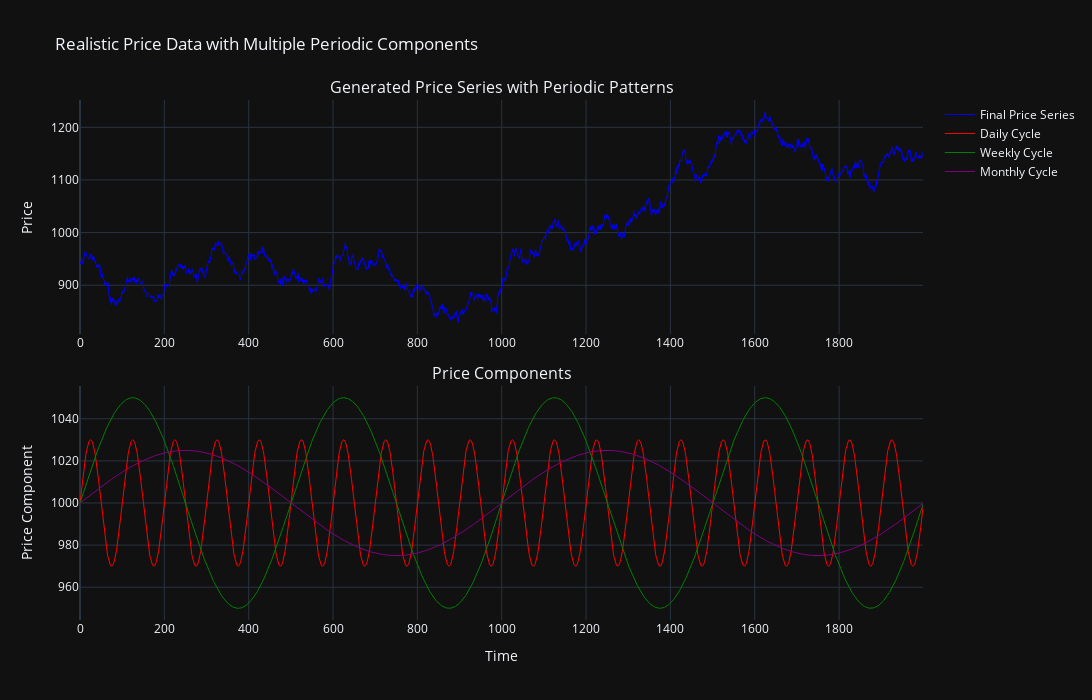

The cell this chart's notebook holds for it:
### Markdown cell above
## 📊 Generate Synthetic Trading Data

Creating realistic price data for testing our trading neural networks.

### Code cell
# Generate more realistic trading data with periodic patterns
n_points = 2000
base_times = np.arange(n_points)

# Create multiple periodic components of different frequencies
trend = 0.05 * base_times  # Slight upward trend
daily_cycle = 30 * np.sin(2 * np.pi * base_times / 100)  # Daily cycle
weekly_cycle = 50 * np.sin(2 * np.pi * base_times / 500)  # Weekly cycle
monthly_cycle = 25 * np.sin(2 * np.pi * base_times / 1000)  # Monthly cycle

# Random walk component (realistic price movement)
random_walk = np.cumsum(np.random.normal(0, 8, n_points))

# Combine all components
base_price = 1000
prices = base_price + trend + daily_cycle + weekly_cycle + monthly_cycle + random_walk

# Add market volatility clusters (realistic feature)
volatility = 1 + 0.5 * np.abs(np.sin(2 * np.pi * base_times / 300))  # Volatility clustering
noise = np.random.normal(0, 3, n_points) * volatility
prices += noise

# Normalize to reasonable trading range (but don't clip - let it be dynamic)
price_range = np.max(prices) - np.min(prices)
target_range = 400  # Target range of $400
scale_factor = target_range / price_range
prices = base_price + (prices - np.mean(prices)) * scale_factor

# Create irregular timestamps
timestamps = []
price_data = []
current_time = 0.0

for i in range(n_points):
    rush_period = (i % 200) < 20  # More frequent rush periods
    time_increment = 0.1 if rush_period else 1.0

    current_time += time_increment
    timestamps.append(current_time)
    price_data.append(prices[i])

timestamps = np.array(timestamps)
price_data = np.array(price_data)

print(f"Generated {len(price_data)} price points")
print(f"Price range: {np.min(price_data):.2f} to {np.max(price_data):.2f}")
print(f"Price mean: {np.mean(price_data):.2f}, std: {np.std(price_data):.2f}")
print(f"Time range: {timestamps[0]:.1f} to {timestamps[-1]:.1f}")

# Visualize the price components
fig = make_subplots(
    rows=2, cols=1,
    subplot_titles=('Generated Price Series with Periodic Patterns', 'Price Components'),
    vertical_spacing=0.1
)

# Main price series
fig.add_trace(go.Scatter(
    x=base_times, y=price_data,
    mode='lines',
    name='Final Price Series',
    line=dict(color='blue', width=1)
), row=1, col=1)

# Show individual components
fig.add_trace(go.Scatter(
    x=base_times, y=base_price + daily_cycle,
    mode='lines',
    name='Daily Cycle',
    line=dict(color='red', width=1)
), row=2, col=1)

fig.add_trace(go.Scatter(
    x=base_times, y=base_price + weekly_cycle,
    mode='lines',
    name='Weekly Cycle',
    line=dict(color='green', width=1)
), row=2, col=1)

fig.add_trace(go.Scatter(
    x=base_times, y=base_price + monthly_cycle,
    mode='lines',
    name='Monthly Cycle',
    line=dict(color='purple', width=1)
), row=2, col=1)

fig.update_layout(
    title="Realistic Price Data with Multiple Periodic Components",
    height=700,
    width=1200
)

fig.update_yaxes(title_text="Price", row=1, col=1)
fig.update_yaxes(title_text="Price Component", row=2, col=1)
fig.update_xaxes(title_text="Time", row=2, col=1)

fig.show()

### Figure 1 — Plotly figure (JSON) as saved in the notebook; plotly's stock layout.template omitted (floating-point values rounded to 4 significant figures; data arrays with more than 128 entries replaced by an {"elided": "..."} marker saying what was removed)
{"data": [{"line": {"color": "blue", "width": 1}, "mode": "lines", "name": "Final Price Series", "x": {"elided": "2000 int values"}, "y": {"elided": "2000 float values"}, "type": "scatter", "xaxis": "x", "yaxis": "y"}, {"line": {"color": "red", "width": 1}, "mode": "lines", "name": "Daily Cycle", "x": {"elided": "2000 int values"}, "y": {"elided": "2000 float values"}, "type": "scatter", "xaxis": "x2", "yaxis": "y2"}, {"line": {"color": "green", "width": 1}, "mode": "lines", "name": "Weekly Cycle", "x": {"elided": "2000 int values"}, "y": {"elided": "2000 float values"}, "type": "scatter", "xaxis": "x2", "yaxis": "y2"}, {"line": {"color": "purple", "width": 1}, "mode": "lines", "name": "Monthly Cycle", "x": {"elided": "2000 int values"}, "y": {"elided": "2000 float values"}, "type": "scatter", "xaxis": "x2", "yaxis": "y2"}], "layout": {"xaxis": {"anchor": "y", "domain": [0.0, 1.0]}, "yaxis": {"anchor": "x", "domain": [0.55, 1.0], "title": {"text": "Price"}}, "xaxis2": {"anchor": "y2", "domain": [0.0, 1.0], "title": {"text": "Time"}}, "yaxis2": {"anchor": "x2", "domain": [0.0, 0.45], "title": {"text": "Price Component"}}, "annotations": [{"font": {"size": 16}, "showarrow": false, "text": "Generated Price Series with Periodic Patterns", "x": 0.5, "xanchor": "center", "xref": "paper", "y": 1.0, "yanchor": "bottom", "yref": "paper"}, {"font": {"size": 16}, "showarrow": false, "text": "Price Components", "x": 0.5, "xanchor": "center", "xref": "paper", "y": 0.45, "yanchor": "bottom", "yref": "paper"}], "title": {"text": "Realistic Price Data with Multiple Periodic Components"}, "height": 700, "width": 1200}}
